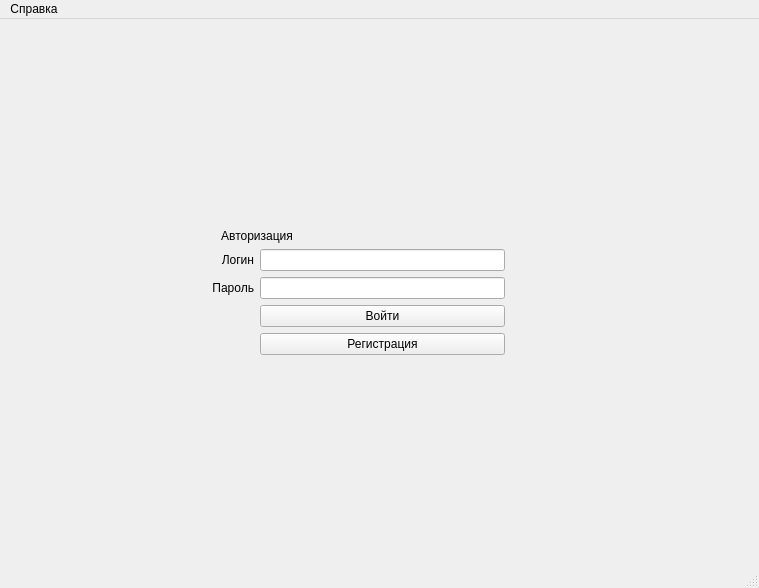
<?xml version="1.0" encoding="UTF-8"?>
<ui version="4.0">
 <class>MainWindow</class>
 <widget class="QMainWindow" name="MainWindow">
  <property name="geometry">
   <rect>
    <x>0</x>
    <y>0</y>
    <width>759</width>
    <height>588</height>
   </rect>
  </property>
  <property name="windowTitle">
   <string>Авторизация</string>
  </property>
  <widget class="QWidget" name="centralwidget">
   <layout class="QGridLayout" name="gridLayout_2">
    <item row="0" column="1">
     <layout class="QGridLayout" name="gridLayout" rowstretch="2,0,0,0,0,0,0" columnstretch="0,0,0">
      <item row="3" column="0">
       <widget class="QLabel" name="label_3">
        <property name="sizePolicy">
         <sizepolicy hsizetype="Expanding" vsizetype="Preferred">
          <horstretch>0</horstretch>
          <verstretch>0</verstretch>
         </sizepolicy>
        </property>
        <property name="text">
         <string>Пароль</string>
        </property>
        <property name="alignment">
         <set>Qt::AlignRight|Qt::AlignTrailing|Qt::AlignVCenter</set>
        </property>
       </widget>
      </item>
      <item row="3" column="1">
       <widget class="QLineEdit" name="lineEdit_2"/>
      </item>
      <item row="2" column="1">
       <widget class="QLineEdit" name="lineEdit"/>
      </item>
      <item row="4" column="1">
       <widget class="QPushButton" name="pushButton">
        <property name="text">
         <string>Войти</string>
        </property>
       </widget>
      </item>
      <item row="0" column="0" colspan="2">
       <widget class="QLabel" name="label">
        <property name="sizePolicy">
         <sizepolicy hsizetype="Expanding" vsizetype="Maximum">
          <horstretch>0</horstretch>
          <verstretch>0</verstretch>
         </sizepolicy>
        </property>
        <property name="text">
         <string>Авторизация</string>
        </property>
        <property name="alignment">
         <set>Qt::AlignCenter</set>
        </property>
       </widget>
      </item>
      <item row="2" column="0">
       <widget class="QLabel" name="label_2">
        <property name="text">
         <string>Логин</string>
        </property>
        <property name="alignment">
         <set>Qt::AlignRight|Qt::AlignTrailing|Qt::AlignVCenter</set>
        </property>
       </widget>
      </item>
      <item row="4" column="0">
       <spacer name="horizontalSpacer">
        <property name="orientation">
         <enum>Qt::Horizontal</enum>
        </property>
        <property name="sizeHint" stdset="0">
         <size>
          <width>40</width>
          <height>20</height>
         </size>
        </property>
       </spacer>
      </item>
      <item row="6" column="1">
       <widget class="QPushButton" name="pushButton_2">
        <property name="text">
         <string>Регистрация</string>
        </property>
       </widget>
      </item>
      <item row="4" column="2">
       <spacer name="horizontalSpacer_2">
        <property name="orientation">
         <enum>Qt::Horizontal</enum>
        </property>
        <property name="sizeHint" stdset="0">
         <size>
          <width>40</width>
          <height>20</height>
         </size>
        </property>
       </spacer>
      </item>
     </layout>
    </item>
   </layout>
  </widget>
  <widget class="QMenuBar" name="menubar">
   <property name="geometry">
    <rect>
     <x>0</x>
     <y>0</y>
     <width>759</width>
     <height>22</height>
    </rect>
   </property>
   <widget class="QMenu" name="menu">
    <property name="title">
     <string>Справка</string>
    </property>
    <addaction name="AboutProg"/>
   </widget>
   <addaction name="menu"/>
  </widget>
  <widget class="QStatusBar" name="statusbar"/>
  <action name="AboutProg">
   <property name="text">
    <string>О программе</string>
   </property>
  </action>
 </widget>
 <resources/>
 <connections/>
</ui>
